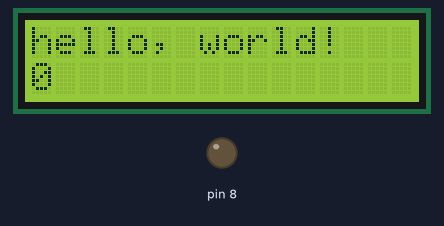
The program below on a simulated Arduino Uno, built with avr-gcc and run on an emulated ATmega328P. Shown: 16×2 character LCD, output pins drawn as LEDs (lit = HIGH).

Above: at 0.1 s.
At 4.1 s:
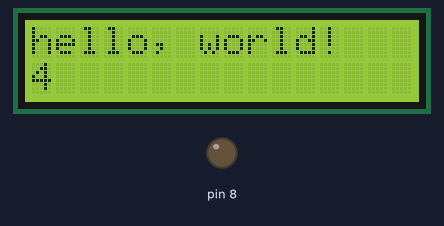
At 9.1 s:
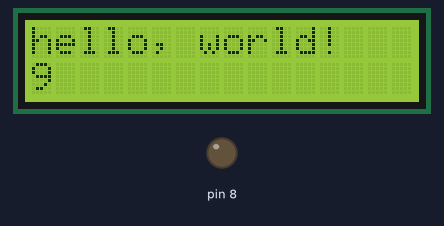
At 19.1 s:
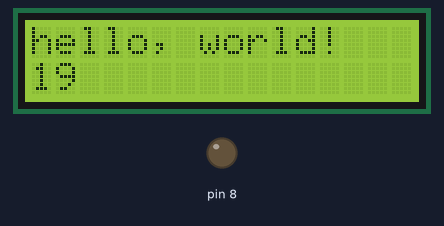
At 29.1 s:
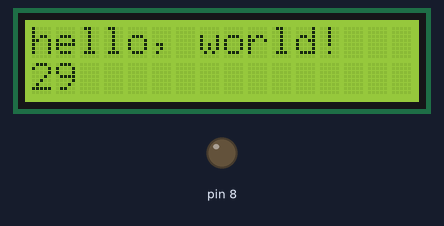
At 39.1 s:
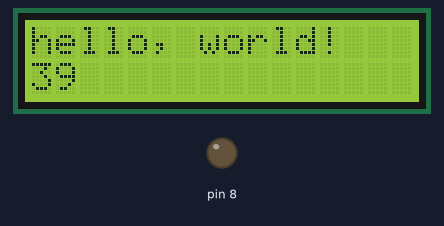

The program:

main.cpp
```cpp
#include <Arduino.h>
#include <LiquidCrystal.h>

const int rs = 12, en = 11, d4 = 4, d5 = 5, d6 = 6, d7 = 7;
LiquidCrystal lcd(rs, en, d4, d5, d6, d7);
int contrast = 0;

void setup()
{
  Serial.begin(9600);
  analogWrite(8, contrast);
  lcd.begin(16, 2);
}
void loop()
{
  lcd.setCursor(0, 0);
  lcd.print("hello, world!");
  lcd.setCursor(0, 1);
  lcd.print(millis() / 1000);
  // for (; contrast < 255; contrast++)
  // {
  //   Serial.println(contrast);
  //   delay(500);
  // }
  // delay(5000);
  // lcd.clear();
}
  // // lcd.setCursor(0, 0);
  // // lcd.print("dhruvansh");
  // // lcd.setCursor(0, 1);
  // // lcd.print("kumar");
  // // // delay(750);

  // // put your main code here, to run repeatedly:
  // lcd.clear();                                                       // clear display
  // lcd.print("Hello");                                                // writes to line 0, position 0
  // delay(5000);                                                       // show hello for 5 seconds
  // lcd.clear();                                                       // clear display
  // lcd.print("The quick brown fox jump over the lazy dog  1234567890"); // writes to line 0, starting position 0 uses most ASCII printable characters and may not write all of them on LCD or overwrite some
  // delay(5000); // show it for 5 seconds

// */

// // include the library code:
// #include <Arduino.h>
// #include <LiquidCrystal.h>

// // initialize the library by associating any needed LCD interface pin
// // with the arduino pin number it is connected to
// const int rs = 7, en = 6, d4 = 5, d5 = 4, d6 = 3, d7 = 2;
// LiquidCrystal lcd(rs, en, d4, d5, d6, d7);

// void setup()
// {
//   // set up the LCD's number of columns and rows:
//   lcd.begin(16, 2);
//   // Print a message to the LCD.
//   lcd.print("hello, world!");
// }

// void loop()
// {
//   // // set the cursor to column 0, line 1
//   // // (note: line 1 is the second row, since counting begins with 0):
//   // lcd.setCursor(0, 1);
//   // // // print the number of seconds since reset:
//   // lcd.print(millis() / 1000);

//   lcd.print("hello, world!");
// }
```

Measured:
- what the display in image 1 shows lasts 1.0 s, from 4.0 s to 5.0 s
